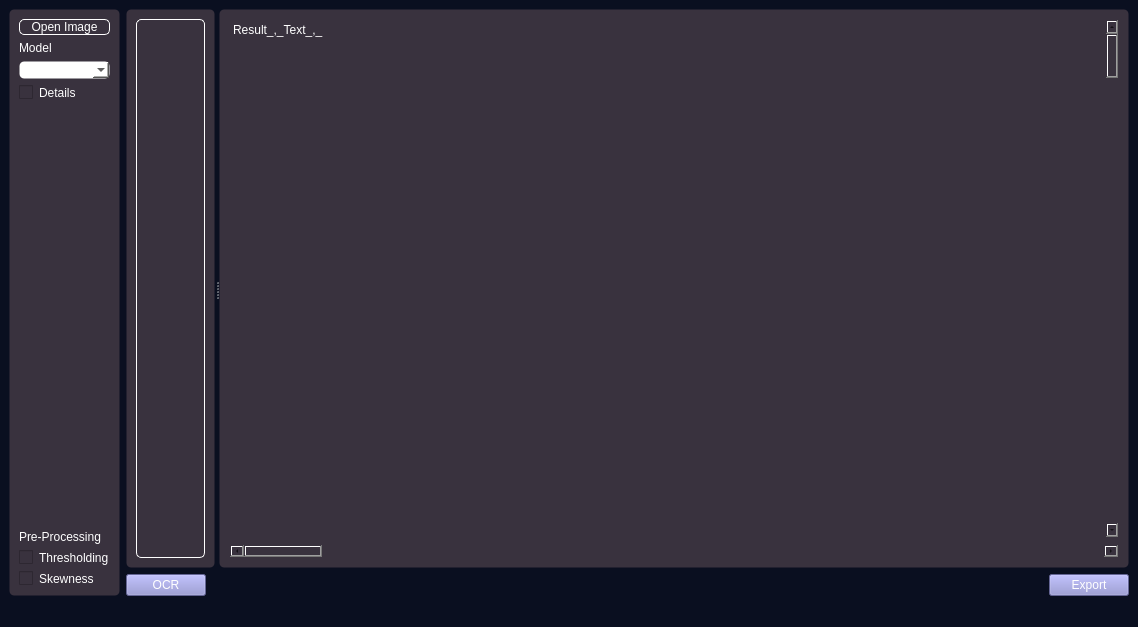
<?xml version="1.0" encoding="UTF-8"?>
<ui version="4.0">
 <class>MainWindow</class>
 <widget class="QMainWindow" name="MainWindow">
  <property name="geometry">
   <rect>
    <x>0</x>
    <y>0</y>
    <width>1138</width>
    <height>627</height>
   </rect>
  </property>
  <property name="windowTitle">
   <string>MainWindow</string>
  </property>
  <property name="styleSheet">
   <string notr="true">background:rgb(10, 15, 32)</string>
  </property>
  <widget class="QWidget" name="centralwidget">
   <layout class="QGridLayout" name="gridLayout_4">
    <item row="0" column="0" rowspan="2">
     <widget class="QFrame" name="settingsframe">
      <property name="styleSheet">
       <string notr="true">background-color:rgb(57, 50, 62);
border-radius:5px;
border-style:solid;
border-width:1px;
border-color:none</string>
      </property>
      <property name="frameShape">
       <enum>QFrame::StyledPanel</enum>
      </property>
      <property name="frameShadow">
       <enum>QFrame::Raised</enum>
      </property>
      <layout class="QGridLayout" name="gridLayout_3">
       <item row="0" column="0">
        <widget class="QPushButton" name="pushButton_3">
         <property name="styleSheet">
          <string notr="true">color: rgb(255, 255, 255);
font: 500 9pt &quot;Overpass&quot;;
</string>
         </property>
         <property name="text">
          <string>Open Image</string>
         </property>
        </widget>
       </item>
       <item row="1" column="0">
        <widget class="QLabel" name="label">
         <property name="styleSheet">
          <string notr="true">color: rgb(255, 255, 255);
font: 500 9pt &quot;Overpass&quot;;
border-style:none;</string>
         </property>
         <property name="text">
          <string>Model</string>
         </property>
        </widget>
       </item>
       <item row="2" column="0">
        <widget class="QComboBox" name="comboBox">
         <property name="styleSheet">
          <string notr="true">background-color: rgb(255, 255, 255);</string>
         </property>
        </widget>
       </item>
       <item row="3" column="0">
        <widget class="QCheckBox" name="checkBox_3">
         <property name="styleSheet">
          <string notr="true">color: rgb(255, 255, 255);
font: 500 9pt &quot;Overpass&quot;;
border-style:none;</string>
         </property>
         <property name="text">
          <string>Details</string>
         </property>
        </widget>
       </item>
       <item row="4" column="0">
        <spacer name="verticalSpacer_2">
         <property name="orientation">
          <enum>Qt::Vertical</enum>
         </property>
         <property name="sizeHint" stdset="0">
          <size>
           <width>20</width>
           <height>405</height>
          </size>
         </property>
        </spacer>
       </item>
       <item row="5" column="0">
        <widget class="QLabel" name="label_3">
         <property name="styleSheet">
          <string notr="true">color: rgb(255, 255, 255);
font: 500 9pt &quot;Overpass&quot;;
border-style:none;</string>
         </property>
         <property name="text">
          <string>Pre-Processing</string>
         </property>
        </widget>
       </item>
       <item row="6" column="0">
        <widget class="QCheckBox" name="checkBox_2">
         <property name="styleSheet">
          <string notr="true">color: rgb(255, 255, 255);
font: 500 9pt &quot;Overpass&quot;;
border-style:none;</string>
         </property>
         <property name="text">
          <string>Thresholding</string>
         </property>
        </widget>
       </item>
       <item row="7" column="0">
        <widget class="QCheckBox" name="checkBox">
         <property name="styleSheet">
          <string notr="true">color: rgb(255, 255, 255);
font: 500 9pt &quot;Overpass&quot;;
border-style:none;</string>
         </property>
         <property name="text">
          <string>Skewness</string>
         </property>
        </widget>
       </item>
      </layout>
     </widget>
    </item>
    <item row="0" column="1" colspan="3">
     <widget class="QSplitter" name="splitter_3">
      <property name="orientation">
       <enum>Qt::Horizontal</enum>
      </property>
      <widget class="QFrame" name="imageframe">
       <property name="styleSheet">
        <string notr="true">background-color:rgb(57, 50, 62);
border-radius:5px;
border-style:solid;
border-width:1px;
border-color:none;
</string>
       </property>
       <property name="frameShape">
        <enum>QFrame::StyledPanel</enum>
       </property>
       <property name="frameShadow">
        <enum>QFrame::Raised</enum>
       </property>
       <layout class="QGridLayout" name="gridLayout">
        <item row="0" column="0">
         <widget class="QLabel" name="label_2">
          <property name="styleSheet">
           <string notr="true">font: 500 9pt &quot;Overpass&quot;;
color: rgb(255, 255, 255);</string>
          </property>
          <property name="text">
           <string/>
          </property>
          <property name="pixmap">
           <pixmap>../test case.jpg</pixmap>
          </property>
         </widget>
        </item>
       </layout>
      </widget>
      <widget class="QFrame" name="resultTextframe">
       <property name="styleSheet">
        <string notr="true">background-color:rgb(57, 50, 62);
border-radius:5px;
border-style:solid;
border-width:1px;
border-color:none;
</string>
       </property>
       <property name="frameShape">
        <enum>QFrame::StyledPanel</enum>
       </property>
       <property name="frameShadow">
        <enum>QFrame::Raised</enum>
       </property>
       <layout class="QGridLayout" name="gridLayout_2">
        <item row="0" column="0">
         <widget class="QPlainTextEdit" name="plainTextEdit">
          <property name="styleSheet">
           <string notr="true">font: 500 9pt &quot;Overpass&quot;;
color: rgb(255, 255, 255);
border-style:none;</string>
          </property>
          <property name="plainText">
           <string>Result_,_Text_,_</string>
          </property>
         </widget>
        </item>
        <item row="0" column="1">
         <widget class="QSplitter" name="splitter_2">
          <property name="orientation">
           <enum>Qt::Vertical</enum>
          </property>
          <widget class="QScrollBar" name="verticalScrollBar">
           <property name="orientation">
            <enum>Qt::Vertical</enum>
           </property>
          </widget>
         </widget>
        </item>
        <item row="1" column="0" colspan="2">
         <widget class="QSplitter" name="splitter">
          <property name="orientation">
           <enum>Qt::Horizontal</enum>
          </property>
          <widget class="QScrollBar" name="horizontalScrollBar">
           <property name="orientation">
            <enum>Qt::Horizontal</enum>
           </property>
          </widget>
         </widget>
        </item>
       </layout>
      </widget>
     </widget>
    </item>
    <item row="1" column="2">
     <spacer name="horizontalSpacer_3">
      <property name="orientation">
       <enum>Qt::Horizontal</enum>
      </property>
      <property name="sizeHint" stdset="0">
       <size>
        <width>838</width>
        <height>20</height>
       </size>
      </property>
     </spacer>
    </item>
    <item row="1" column="3">
     <widget class="QPushButton" name="pushButton_2">
      <property name="styleSheet">
       <string notr="true">font: 500 9pt &quot;Overpass&quot;;
color: rgb(255, 255, 255);
background:rgb(140, 141, 208);

</string>
      </property>
      <property name="text">
       <string>Export</string>
      </property>
     </widget>
    </item>
    <item row="1" column="1">
     <widget class="QPushButton" name="pushButton">
      <property name="styleSheet">
       <string notr="true">font: 500 9pt &quot;Overpass&quot;;
color: rgb(255, 255, 255);
background:rgb(140, 141, 208);

</string>
      </property>
      <property name="text">
       <string>OCR</string>
      </property>
     </widget>
    </item>
   </layout>
  </widget>
  <widget class="QStatusBar" name="statusbar"/>
 </widget>
 <resources/>
 <connections/>
</ui>
